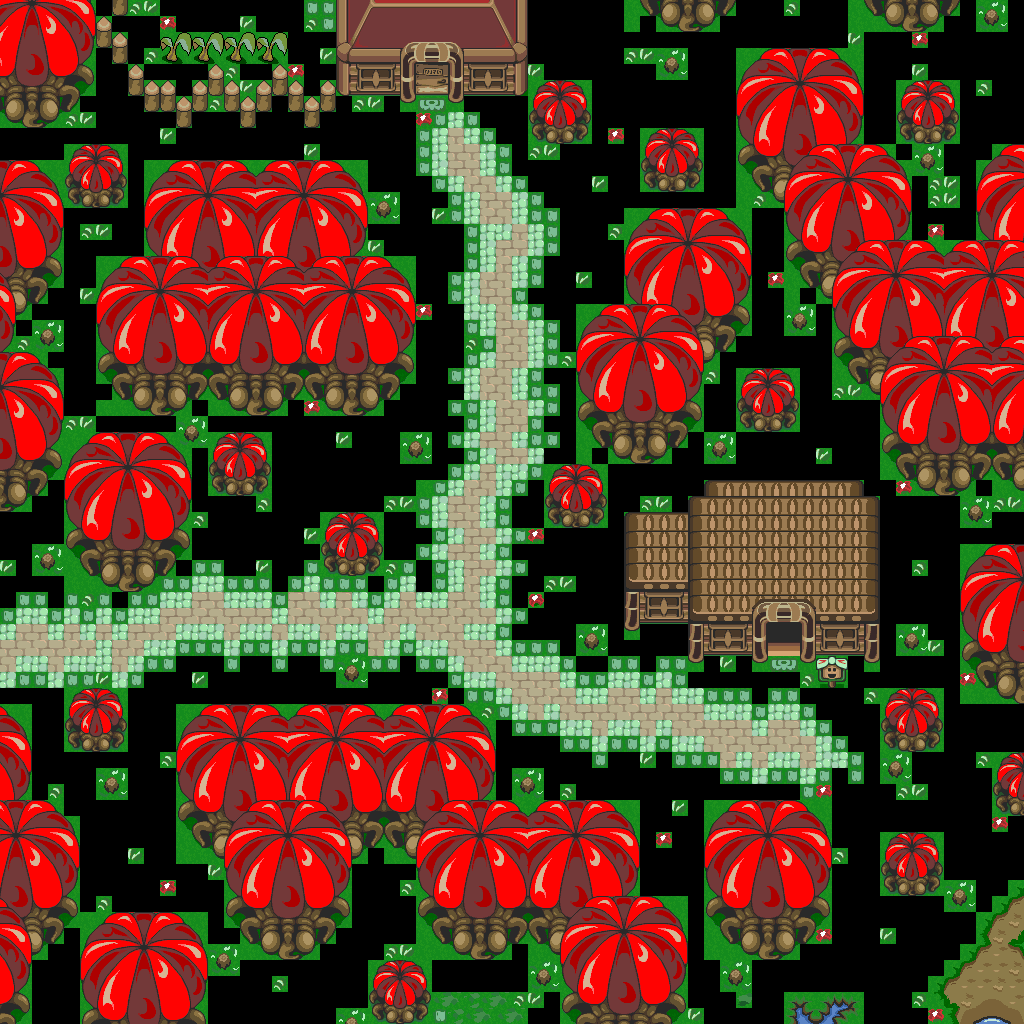

This is a level from a 2D game, rendered from its Tiled map with the project's own tilesets. A one-line summary and the map file follow, with tile-layer data summarised:
An orthogonal 64x64 tile map with 16x16 px tiles, 1 tile layer (base), 1 hidden layer not drawn and 22 objects.

<map version="1.10" tiledversion="1.12.1" orientation="orthogonal" renderorder="right-down" width="64" height="64" tilewidth="16" tileheight="16" infinite="0" nextlayerid="3" nextobjectid="23">
 <tileset firstgid="1" source="../classiciphone_pics4.tsx" />
 <layer id="1" name="base" width="64" height="64">
  <data>[4096 cells, 2797 non-empty, 214 distinct tile ids]</data>
 </layer>
 <layer id="2" name="collision" width="64" height="64" visible="0">
  <properties><property name="collision" value="true" /></properties>
  <data>[4096 cells, 1731 non-empty, 1 distinct tile ids]</data>
 </layer>
 <objectgroup id="3" name="npcs">
  <object id="1" x="656.0" y="48.0" width="16" height="16">
   <properties>
    <property name="script" type="string">-- Auto-converted from GraalScript
joinResource("bush")</property>
   </properties>
  </object>
  <object id="2" x="976.0" y="0.0" width="16" height="16">
   <properties>
    <property name="script" type="string">-- Auto-converted from GraalScript
joinResource("bush")</property>
   </properties>
  </object>
  <object id="3" x="912.0" y="144.0" width="16" height="16">
   <properties>
    <property name="script" type="string">-- Auto-converted from GraalScript
joinResource("bush")</property>
   </properties>
  </object>
  <object id="4" x="960.0" y="496.0" width="16" height="16">
   <properties>
    <property name="script" type="string">-- Auto-converted from GraalScript
joinResource("bush")</property>
   </properties>
  </object>
  <object id="5" x="32.0" y="544.0" width="16" height="16">
   <properties>
    <property name="script" type="string">-- Auto-converted from GraalScript
joinResource("bush")</property>
   </properties>
  </object>
  <object id="6" x="176.0" y="416.0" width="16" height="16">
   <properties>
    <property name="script" type="string">-- Auto-converted from GraalScript
joinResource("bush")</property>
   </properties>
  </object>
  <object id="7" x="32.0" y="320.0" width="16" height="16">
   <properties>
    <property name="script" type="string">-- Auto-converted from GraalScript
joinResource("bush")</property>
   </properties>
  </object>
  <object id="8" x="368.0" y="192.0" width="16" height="16">
   <properties>
    <property name="script" type="string">-- Auto-converted from GraalScript
joinResource("bush")</property>
   </properties>
  </object>
  <object id="9" x="704.0" y="432.0" width="16" height="16">
   <properties>
    <property name="script" type="string">-- Auto-converted from GraalScript
joinResource("bush")</property>
   </properties>
  </object>
  <object id="10" x="576.0" y="624.0" width="16" height="16">
   <properties>
    <property name="script" type="string">-- Auto-converted from GraalScript
joinResource("bush")</property>
   </properties>
  </object>
  <object id="11" x="896.0" y="624.0" width="16" height="16">
   <properties>
    <property name="script" type="string">-- Auto-converted from GraalScript
joinResource("bush")</property>
   </properties>
  </object>
  <object id="12" x="400.0" y="432.0" width="16" height="16">
   <properties>
    <property name="script" type="string">-- Auto-converted from GraalScript
joinResource("bush")</property>
   </properties>
  </object>
  <object id="13" x="784.0" y="304.0" width="16" height="16">
   <properties>
    <property name="script" type="string">-- Auto-converted from GraalScript
joinResource("bush")</property>
   </properties>
  </object>
  <object id="14" x="944.0" y="880.0" width="16" height="16">
   <properties>
    <property name="script" type="string">-- Auto-converted from GraalScript
joinResource("bush")</property>
   </properties>
  </object>
  <object id="15" x="720.0" y="960.0" width="16" height="16">
   <properties>
    <property name="script" type="string">-- Auto-converted from GraalScript
joinResource("bush")</property>
   </properties>
  </object>
  <object id="16" x="528.0" y="960.0" width="16" height="16">
   <properties>
    <property name="script" type="string">-- Auto-converted from GraalScript
joinResource("bush")</property>
   </properties>
  </object>
  <object id="17" x="512.0" y="768.0" width="16" height="16">
   <properties>
    <property name="script" type="string">-- Auto-converted from GraalScript
joinResource("bush")</property>
   </properties>
  </object>
  <object id="18" x="96.0" y="768.0" width="16" height="16">
   <properties>
    <property name="script" type="string">-- Auto-converted from GraalScript
joinResource("bush")</property>
   </properties>
  </object>
  <object id="19" x="336.0" y="656.0" width="16" height="16">
   <properties>
    <property name="script" type="string">-- Auto-converted from GraalScript
joinResource("bush")</property>
   </properties>
  </object>
  <object id="20" x="208.0" y="944.0" width="16" height="16">
   <properties>
    <property name="script" type="string">-- Auto-converted from GraalScript
joinResource("bush")</property>
   </properties>
  </object>
  <object id="21" x="336.0" y="1008.0" width="16" height="16">
   <properties>
    <property name="script" type="string">-- Auto-converted from GraalScript
joinResource("bush")</property>
   </properties>
  </object>
  <object id="22" x="768.0" y="624.0" width="16" height="16">
   <properties>
    <property name="gani" value="door.png" />
    <property name="script" type="string">-- Auto-converted from GraalScript
-- // NPC made by Stefan Knorr
-- if (created) {
-- setimg door.png;
-- setshape 1,32,32;
end
-- if (playertouchsme) {
-- hide;
-- sleep 3;
-- show;
end</property>
   </properties>
  </object>
 </objectgroup>
</map>
